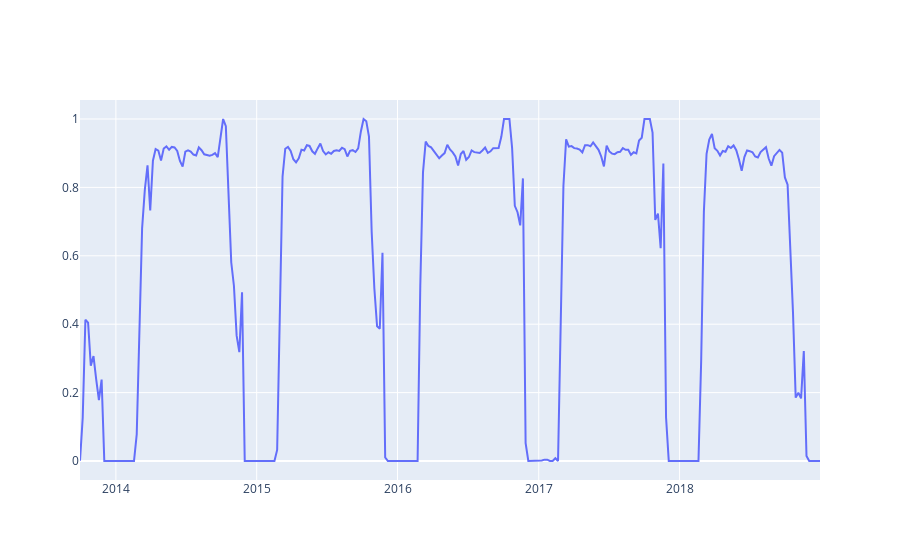

Write notebook code for a chart like this one.
### Code cell
fig = go.Figure()
fig.add_trace(go.Scatter(x=mather.index, y=mather['PercentBooked'],
                mode='lines',
                name='lines'))

### Figure 1 — Plotly figure (JSON) as saved in the notebook; plotly's stock layout.template omitted (floating-point values rounded to 4 significant figures; data arrays with more than 128 entries replaced by an {"elided": "..."} marker saying what was removed)
{"data": [{"mode": "lines", "name": "lines", "type": "scatter", "x": {"elided": "275 str values"}, "y": {"elided": "275 float values"}}], "layout": {}}
